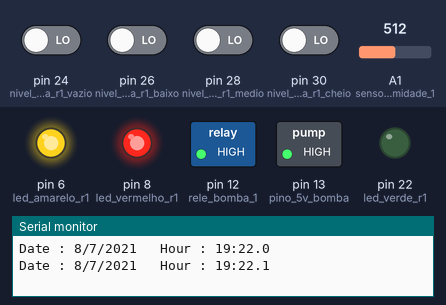
A sketch run on a simulated Arduino Mega 2560, built with avr-gcc and run on an emulated ATmega2560. Shown: switched loads named in the sketch (green lamp = pin HIGH), output pins drawn as LEDs (lit = HIGH), the last lines printed to the serial monitor. Dashed ring = blinking. The test bench sets the inputs (shaded band); at power-on: pin 24 (nivel_agua_r1_vazio), pin 26 (nivel_agua_r1_baixo), pin 28 (nivel_agua_r1_medio), pin 30 (nivel_agua_r1_cheio) LOW, A1 (sensor_umidade_1) = 512. The local clock reads 2024-03-15 10:24:30 at power-on unless the sketch sets it.

Above: at 3.8 s.
3.9 s: pin 24 (nivel_agua_r1_vazio) driven HIGH
At 7.1 s:
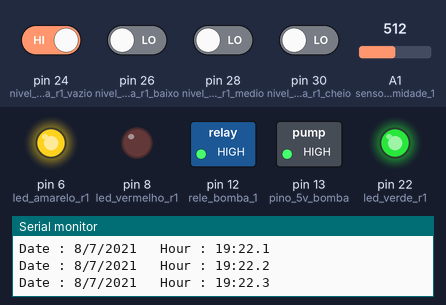
10.1 s: pin 26 (nivel_agua_r1_baixo) driven HIGH
At 13.0 s:
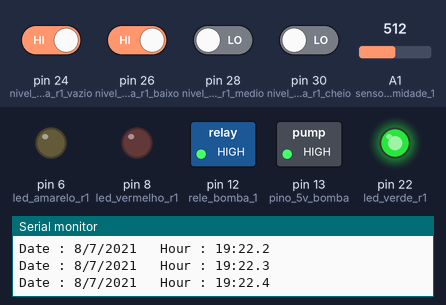
16.3 s: pin 28 (nivel_agua_r1_medio) driven HIGH
22.5 s: pin 28 (nivel_agua_r1_medio) driven LOW
28.7 s: pin 24 (nivel_agua_r1_vazio) driven LOW
At 31.2 s:
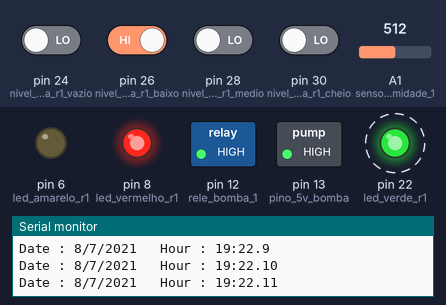
34.9 s: pin 30 (nivel_agua_r1_cheio) driven HIGH
At 36.0 s:
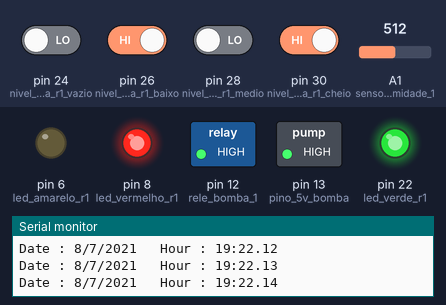
Timing chart, 0 to 37.9 s (numbered marks = the images above; inputs shaded):
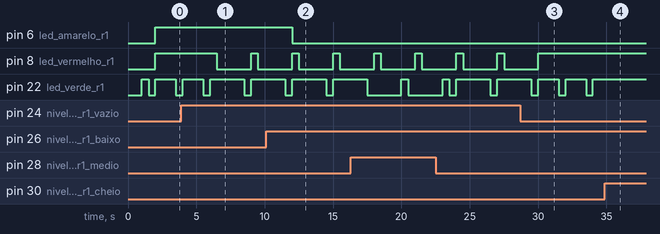

The sketch:

hortafle.ino
```cpp
#include <Arduino.h>
#include <Wire.h>
#include <ds3231.h>

struct ts t;

//primeiro painel
#define sensor_umidade_1 A1
#define rele_bomba_1 12
#define pino_5v_bomba 13
#define nivel_agua_r1_vazio 24
#define nivel_agua_r1_baixo 26
#define nivel_agua_r1_medio 28
#define nivel_agua_r1_cheio 30
#define led_vermelho_r1 8
#define led_verde_r1 22
#define led_amarelo_r1 6
#define sensor_luz_1 A0

//segundo painel

#define rele_bomba_2 11
//#define nivel_agua_r2_vazio 32
//#define nivel_agua_r2_baixo 34
//#define nivel_agua_r2_medio 36
//#define nivel_agua_r2_cheio 38
//#define led_vermelho_r2 40
//#define led_verde_r2 42
//#define led_amarelo_r2 44

//determina se o led liga, desliga ou pisca de acordo com a altura do reservatório
void ledsReservatorio(int estado_cheio, int estado_medio, int estado_baixo, int estado_vazio, int led_vermelho, int led_amarelo, int led_verde);
//liga ou desliga a bomba de acordo com a umidade do solo
void ligaDesligaBomba(int rele_bomba, int valor_umidade, int min_solo_seco, int max_solo_seco, int min_solo_umido, int max_solo_umido);
void piscaLed(int led, int tempo);

int valor_umidade_1,
    valor_luz_1 = 0;

void setup(){
  //taxa de transferencia de dados
  Serial.begin(9600);

  //declara os pinos como entrada e saida
  //reservatório 1
  pinMode(valor_umidade_1, INPUT);
  pinMode(nivel_agua_r1_vazio, INPUT);
  pinMode(nivel_agua_r1_baixo, INPUT);
  pinMode(nivel_agua_r1_medio, INPUT);
  pinMode(nivel_agua_r1_cheio, INPUT);
  pinMode(rele_bomba_1, OUTPUT);
  pinMode(led_vermelho_r1, OUTPUT);
  pinMode(led_amarelo_r1, OUTPUT);
  pinMode(led_verde_r1, OUTPUT);
  digitalWrite(rele_bomba_1, HIGH);

  //reservatório 2
//  pinMode(valor_umidade_2, INPUT);
//  pinMode(nivel_agua_r2_vazio, INPUT);
//  pinMode(nivel_agua_r2_baixo, INPUT);
//  pinMode(nivel_agua_r2_medio, INPUT);
//  pinMode(nivel_agua_r2_cheio, INPUT);
//  pinMode(rele_bomba_2, OUTPUT);
//  pinMode(led_vermelho_r2, OUTPUT);
//  pinMode(led_amarelo_r2, OUTPUT);
//  pinMode(led_verde_r2, OUTPUT);
//  digitalWrite(rele_bomba_2, HIGH);

  pinMode(pino_5v_bomba, OUTPUT);
  digitalWrite(pino_5v_bomba, HIGH);

  //seta as configurações do módulo de tempo
  Wire.begin();
  DS3231_init(DS3231_CONTROL_INTCN);
  t.hour=19;
  t.min=22;
  t.sec=0;
  t.mday=8;
  t.mon=7;
  t.year=2021;

  DS3231_set(t);
}

void loop(){

DS3231_get(&t);

  while(t.sec < 60){
    Serial.print("Date : ");
    Serial.print(t.mday);
    Serial.print("/");
    Serial.print(t.mon);
    Serial.print("/");
    Serial.print(t.year);
    Serial.print("\t Hour : ");
    Serial.print(t.hour);
    Serial.print(":");
    Serial.print(t.min);
    Serial.print(".");
    Serial.println(t.sec);
    t.sec++;
    delay(1000);
    if(t.sec == 60){
      t.sec = 0;
      t.min++;
      if(t.min == 60){
        t.min = 0;
        t.hour++;
        if(t.hour == 24){
          t.hour = 0;
          t.mday++;
          if(t.mon == 1 || t.mon == 3 || t.mon == 5 || t.mon == 7 || t.mon == 8 || t.mon == 10 || t.mon == 12){
            if(t.mday > 31){
              t.mday = 1;
              t.mon++;
            }
          }
          else if(t.mon == 4 || t.mon == 6 || t.mon == 9 || t.mon == 11){
            if(t.mday > 30){
              t.mday = 1;
              t.mon++;
            }
          }
          else if(t.mon == 2){
            if(t.mday > 29){
              t.mday = 1;
              t.mon++;
            }
          }
          if(t.mon > 12){
            t.mday = 1;
            t.mon = 1;
            t.year++;
          }
        }
      }
    }
    //  int valor_luz_1 = analogRead(sensor_luz_1);

  //Le o valor dos sensores
  int valor_umidade_1 = analogRead(sensor_umidade_1);
//  int valor_umidade_2 = analogRead(sensor_umidade_2);

//  ligaDesligaBomba(rele_bomba_1, valor_umidade_1, 800, 1024, 0, 400);
//  ligaDesligaBomba(rele_bomba_2, valor_umidade_2, 800, 1024, 0, 400);

  //verifica quais sensores de profundidade estão ativados e liga ou desliga os leds correspondentes
  //reservatório 1
  int estado_cheio_r1 = digitalRead(nivel_agua_r1_cheio);
  int estado_medio_r1 = digitalRead(nivel_agua_r1_medio);
  int estado_baixo_r1 = digitalRead(nivel_agua_r1_baixo);
  int estado_vazio_r1 = digitalRead(nivel_agua_r1_vazio);
  ledsReservatorio(estado_cheio_r1, estado_medio_r1, estado_baixo_r1, estado_vazio_r1, led_vermelho_r1, led_amarelo_r1, led_verde_r1);

  //reservatório 2
//  int estado_cheio_r2 = digitalRead(nivel_agua_r2_cheio);
//  int estado_medio_r2 = digitalRead(nivel_agua_r2_medio);
//  int estado_baixo_r2 = digitalRead(nivel_agua_r2_baixo);
//  int estado_vazio_r2 = digitalRead(nivel_agua_r2_vazio);
//  ledsReservatorio(estado_cheio_r2, estado_medio_r2, estado_baixo_r2, estado_vazio_r2, led_vermelho_r2, led_amarelo_r2, led_verde_r2);
  }
}

void ligaDesligaBomba(int rele_bomba, int valor_umidade, int min_solo_seco, int max_solo_seco, int min_solo_umido, int max_solo_umido){
   if (valor_umidade > min_solo_seco && valor_umidade < max_solo_seco){
     digitalWrite(rele_bomba, HIGH);//liga a bomba
   }

   //Solo umido, desliga a bomba
   if (valor_umidade > min_solo_umido && valor_umidade < max_solo_umido){
   digitalWrite(rele_bomba, LOW); //desliga a bomba
   }
}

void piscaLed(int led, int tempo){
    digitalWrite(led, HIGH);
    delay(tempo);
    digitalWrite(led, LOW);
    delay(tempo);
}

void ledsReservatorio(int estado_cheio, int estado_medio, int estado_baixo, int estado_vazio, int led_vermelho, int led_amarelo, int led_verde){
  if(estado_cheio == 0){
    piscaLed(led_verde, 500);
  }if(estado_cheio == 1){
    digitalWrite(led_verde, HIGH);
  }

  if(estado_medio == 0 ){
    digitalWrite(led_verde, HIGH);
  }if(estado_medio == 1){
   digitalWrite(led_verde, LOW);
  }

  if(estado_baixo == 0){
    digitalWrite(led_amarelo, HIGH);
  } if(estado_baixo==1){
    digitalWrite(led_amarelo, LOW);
  }

  if(estado_vazio == 0){
    digitalWrite(led_vermelho, HIGH);
  }if(estado_vazio == 1){
    piscaLed(led_vermelho, 500);
  }
}
```

Measured:
- after the input at 3.9 s, pin 8 (led_vermelho_r1): HIGH → LOW after 2.6 s, → HIGH 2.5 s later, → LOW 0.50 s later
- after the input at 10.1 s, pin 6 (led_amarelo_r1): HIGH → LOW after 1.9 s
- after the input at 28.7 s, pin 8 (led_vermelho_r1): goes on until 30.0 s, then stays HIGH; pin 22 (led_verde_r1): alternates HIGH for 1.5 s and LOW for 0.50 s, starting after 2.8 s
- after the input at 34.9 s, pin 22 (led_verde_r1): stops changing and stays HIGH
